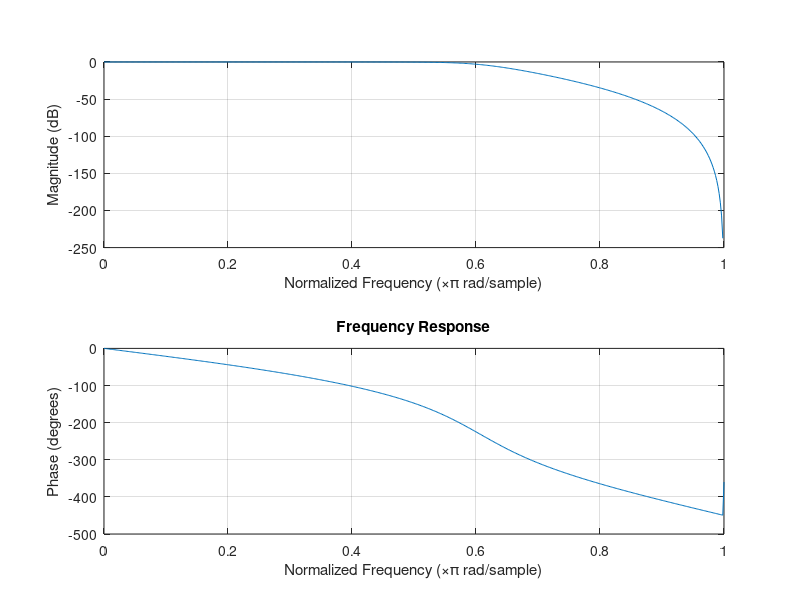
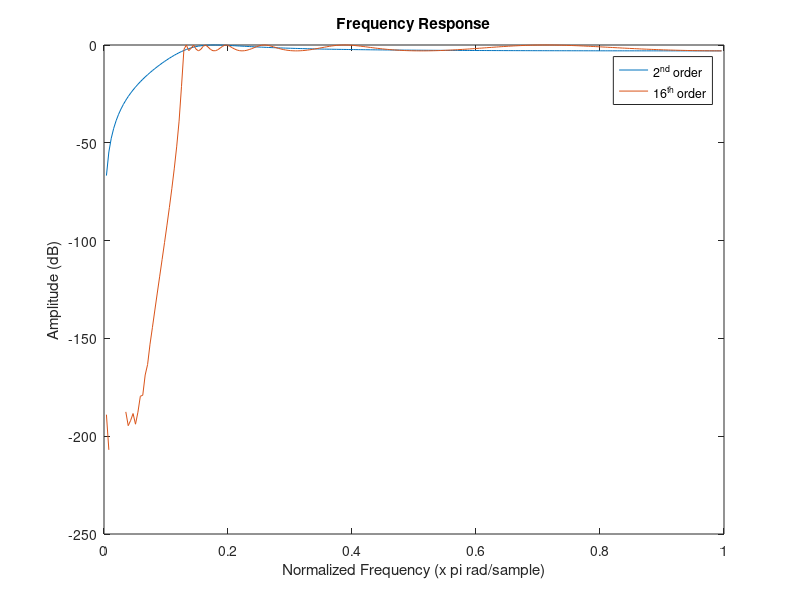
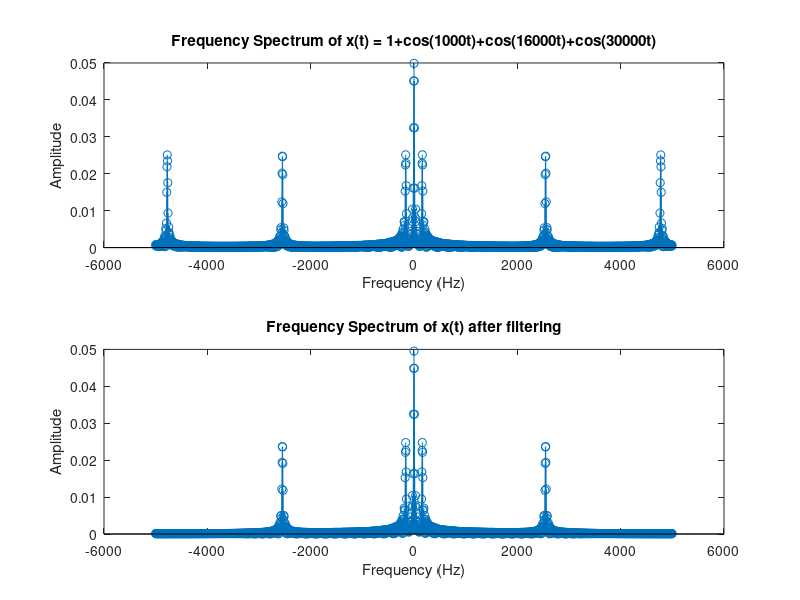
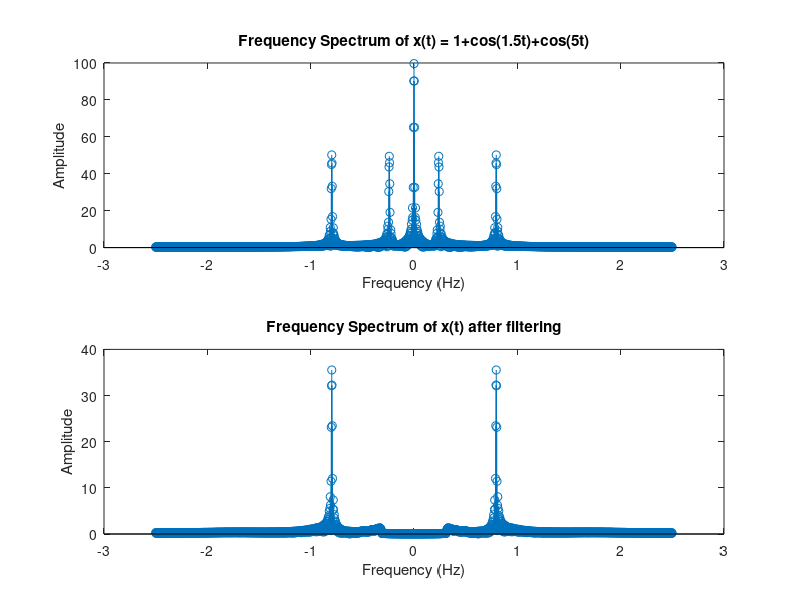

The MATLAB source for these figures, in order:
close all;
clear; clc;

% sampling rate
fs = 10e3;
% passband corner
Wp = 3e3/(fs/2);
% stopband corner
Ws = 4e3/(fs/2);
% passband rippling
Rp = 3;
% attenuation
Rs = 30;

[n,Wn] = buttord(Wp, Ws, Rp, Rs);
[lowpass_b,lowpass_a] = butter(n,Wn);

figure;
freqz(lowpass_b,lowpass_a);
title("Frequency Response");

%% 2
% sampling rate
ts = 0.2;
fs = 1/ts;
% cutoff angular freq (2*pi*fc)
Wc = 2;
% cutoff freq
Wc = Wc/(2*pi);
% passband rippling
Rp = 3;
% angle samples
Ang = 256;
ang_vector = 0:1/Ang:1-1/Ang;
% chebyshev order
n = [2 16];

% construct digital filter
[b1, a1] = cheby1(n(1), Rp, Wc/(fs/2), "high");
% freq response
f1_r = mag2db(abs(freqz(b1, a1, Ang)));

[highpass_b, highpass_a] = cheby1(n(2), Rp, Wc/(fs/2), "high");
f2_r = mag2db(abs(freqz(highpass_b, highpass_a, Ang)));

figure;
plot(ang_vector, f1_r);
hold on;
plot(ang_vector, f2_r);
hold off;
legend("2^{nd} order","16^{th} order");
title("Frequency Response");
ylabel("Amplitude (dB)");
xlabel("Normalized Frequency (x \pi rad/sample)");

%% 3
% f1 ~= 159 Hz
f1 = 1e3/(2*pi);
% f2 ~= 2.54 kHz
f2 = 16e3/(2*pi);
% f3 ~= 4.77 kHz
f3 = 30e3/(2*pi);

fs = 10e3;
ts = 1/fs;
N = 500;
n = 0:N-1;
N_FFT = 2048;
f_axis = -fs/2:fs/N_FFT:fs/2-fs/N_FFT;

% a
% create and sample signal
x_n = 1 + cos(2*pi*f1*ts*n) + cos(2*pi*f2*ts*n) + cos(2*pi*f3*ts*n);
X_n = abs(fftshift(fft(x_n, N_FFT)*ts));

% filter
x_n_filt = filter(lowpass_b, lowpass_a, x_n);
X_n_filt = abs(fftshift(fft(x_n_filt, N_FFT)*ts));

figure;

subplot(2,1,1);
stem(f_axis, X_n)
title("Frequency Spectrum of x(t) = 1+cos(1000t)+cos(16000t)+cos(30000t)");
xlabel("Frequency (Hz)");
ylabel("Amplitude");

subplot(2,1,2);
stem(f_axis, X_n_filt);
title("Frequency Spectrum of x(t) after filtering");
xlabel("Frequency (Hz)");
ylabel("Amplitude");

% b
ts = 0.2;
fs = 1/ts;
f_axis = -fs/2:fs/N_FFT:fs/2-fs/N_FFT;

% f1 ~= 0.23 Hz
f1 = 1.5/(2*pi);
% f2 ~= 0.80 Hz
f2 = 5/(2*pi);

x_n = 1 + cos(2*pi*f1*ts*n) + cos(2*pi*f2*ts*n);
X_n = abs(fftshift(fft(x_n, N_FFT)*ts));

x_n_filt = filter(highpass_b, highpass_a, x_n);
X_n_filt = abs(fftshift(fft(x_n_filt, N_FFT)*ts));

figure;
subplot(2,1,1);
stem(f_axis, X_n)
title("Frequency Spectrum of x(t) = 1+cos(1.5t)+cos(5t)");
xlabel("Frequency (Hz)");
ylabel("Amplitude");

subplot(2,1,2);
stem(f_axis, abs(X_n_filt));
title("Frequency Spectrum of x(t) after filtering");
xlabel("Frequency (Hz)");
ylabel("Amplitude");

%% 4

fs = 100;
Wc = ((0.5*pi)/(2*pi))/(fs/2);

N1 = 21;
N2 = 41;

% a
hamm1_win = fir1(N1, Wc, hamming(N1+1));
hamm2_win = fir1(N2, Wc, hamming(N2+1));
hann1_win = fir1(N1, Wc, hann(N1+1));
hann2_win = fir1(N2, Wc, hann(N2+1));

figure;
[h_hamm1, w_hamm1] = freqz(hamm1_win, N1);
[h_hamm2, w_hamm2] = freqz(hamm2_win, N2);
[h_hann1, w_hann1] = freqz(hann1_win, N1);
[h_hann2, w_hann2] = freqz(hann2_win, N2);

figure;
subplot(1,2,1);
plot(w_hamm1, abs(h_hamm1));
title("Hamming Window with N=21");
xlabel("Frequency (Hz)");
ylabel("Amplitude");
subplot(1,2,2);
plot(w_hamm2, abs(h_hamm2));
title("Hamming Window with N=41");
xlabel("Frequency (Hz)");
ylabel("Amplitude");
figure;
subplot(1,2,1);
plot(w_hann1, abs(h_hann1));
title("Hanning Widnow with N=21");
xlabel("Frequency (Hz)");
ylabel("Amplitude");
subplot(1,2,2);
plot(w_hann2, abs(h_hann2));
title("Hanning Window with N=41");
xlabel("Frequency (Hz)");
ylabel("Amplitude");



% b
f1 = 15/(2*pi);
f2 = 200/(2*pi);
ts = 1/fs;
N = 500;
n = 0:N -1;
N_FFT = 2048;
f_axis = -fs/2:fs/N_FFT:fs/2-fs/N_FFT;

x_n = sin(2*pi*f1*ts*n) + 0.25*sin(2*pi*f2*ts*n);
X_n = abs(fftshift(fft(x_n, N_FFT)*ts));

X_n_win_hamm_1 = abs(fftshift(fft(filter(hamm1_win,1,x_n), N_FFT)*ts));
X_n_win_hamm_2 = abs(fftshift(fft(filter(hamm2_win,1,x_n), N_FFT)*ts));
X_n_win_hann_1 = abs(fftshift(fft(filter(hann1_win,1,x_n), N_FFT)*ts));
X_n_win_hann_2 = abs(fftshift(fft(filter(hann2_win,1,x_n), N_FFT)*ts));

figure;
subplot(3,1,1);
plot(f_axis, X_n);
title("Frequency Spectrum of x(t) = sin(15t) + 0.25sin(200t)");
xlabel("Frequency (Hz)");
ylabel("Amplitude");
subplot(3,1,2);
plot(f_axis, X_n_win_hamm_1);
title("Applied Hamming window (N=21) to x(t)");
xlabel("Frequency (Hz)");
ylabel("Amplitude");
subplot(3,1,3);
plot(f_axis, X_n_win_hamm_2);
title("Applied Hamming window (N=41) to x(t)");
xlabel("Frequency (Hz)");
ylabel("Amplitude");
figure;
subplot(3,1,1);
plot(f_axis, X_n);
title("Frequency Spectrum of x(t) = sin(15t) + 0.25sin(200t)");
xlabel("Frequency (Hz)");
ylabel("Amplitude");
subplot(3,1,2);
plot(f_axis, X_n_win_hann_1);
title("Applied Hanning window (N=21) to x(t)");
xlabel("Frequency (Hz)");
ylabel("Amplitude");
subplot(3,1,3);
plot(f_axis, X_n_win_hann_2);
title("Applied Hanning window (N=41) to x(t)");
xlabel("Frequency (Hz)");
ylabel("Amplitude");



fs = 50;
Wc = ((0.5*pi)/(2*pi))/(fs/2);
N1 = 21;
N2 = 41;
ts = 1/fs;
f_axis = -fs/2:fs/N_FFT:fs/2-fs/N_FFT;

x_n = sin(2*pi*f1*ts*n) + 0.25*sin(2*pi*f2*ts*n);
X_n = abs(fftshift(fft(x_n, N_FFT)*ts));

X_n_win_hamm_1 = abs(fftshift(fft(filter(fir1(N1, Wc, hamming(N1+1)),1,x_n), N_FFT)*ts));
X_n_win_hamm_2 = abs(fftshift(fft(filter(fir1(N2, Wc, hamming(N2+1)),1,x_n), N_FFT)*ts));
X_n_win_hann_1 = abs(fftshift(fft(filter(fir1(N1, Wc, hann(N1+1)),1,x_n), N_FFT)*ts));
X_n_win_hann_2 = abs(fftshift(fft(filter(fir1(N2, Wc, hann(N2+1)),1,x_n), N_FFT)*ts));

figure;
subplot(3,1,1);
plot(f_axis, X_n);
title("Frequency Spectrum of x(t) = sin(15t) + 0.25sin(200t), f_s = 50 Hz");
xlabel("Frequency (Hz)");
ylabel("Amplitude");
subplot(3,1,2);
plot(f_axis, X_n_win_hamm_1);
title("Applied Hamming window (N=21) to x(t)");
xlabel("Frequency (Hz)");
ylabel("Amplitude");
subplot(3,1,3);
plot(f_axis, X_n_win_hamm_2);
title("Applied Hamming window (N=41) to x(t)");
xlabel("Frequency (Hz)");
ylabel("Amplitude");
figure;
subplot(3,1,1);
plot(f_axis, X_n);
title("Frequency Spectrum of x(t) = sin(15t) + 0.25sin(200t), f_s = 50 Hz");
xlabel("Frequency (Hz)");
ylabel("Amplitude");
subplot(3,1,2);
plot(f_axis, X_n_win_hann_1);
title("Applied Hanning window (N=21) to x(t)");
xlabel("Frequency (Hz)");
ylabel("Amplitude");
subplot(3,1,3);
plot(f_axis, X_n_win_hann_2);
title("Applied Hanning window (N=41) to x(t)");
xlabel("Frequency (Hz)");
ylabel("Amplitude");





